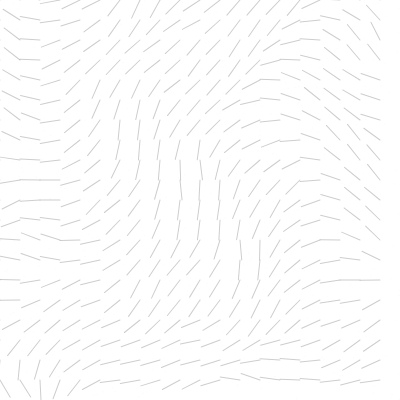
Frame 1 (no input)
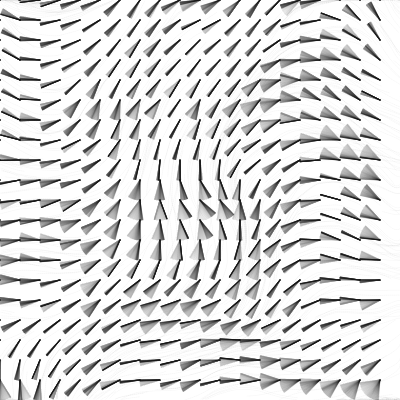
Frame 60 (no input)
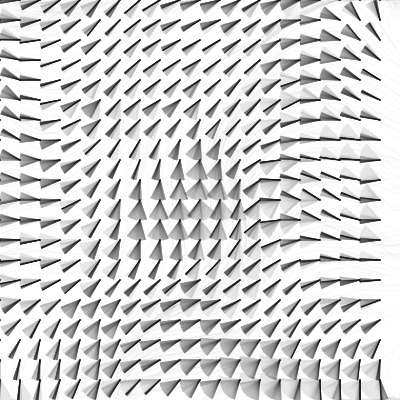
Frame 120 (the mouse pressed at the canvas centre since frame 60)

The p5.js sketch that drew these frames (run headless with seeded random() and noise() and a simulated clock; from frame 60 on, the mouse is pressed at the canvas centre):

// p5.js sketch
// ── sketch.js
"use strict";
//noise(xoff, yoff)
//每个小方块是一个vector，有方向
var inc = 0.1;
var scl = 20; //scale
var cols, rows;

var zoff = 0; //the time
var fr;

var particles = [];

var flowfield = [];

function setup() {
  createCanvas(400, 400);
  cols = floor(width / scl);
  rows = floor(height / scl); //floor得最近整数
  fr = createP(''); //createParagraoh

  flowfield = new Array(cols * rows);
  
  for (var i = 0 ; i < 400; i++) {
    particles[i] = new Particle();
  }
  background(255);
}

function draw() {
  background(255,5);
  // randomSeed(10);
  var yoff = 0;
  for (var y = 0; y < rows; y++) {
    var xoff = 0;
    for (var x = 0; x < cols; x++) {
      var index = (x + y * cols) ;
      var angle = noise(xoff, yoff, zoff) * TWO_PI;
      var v = p5.Vector.fromAngle(angle); //PI/2);
      
      //*** control the speed
      v.setMag(1);//不要太快
      
      
      flowfield[index] = v;
      
      //draw lines of vectors
      
      push();
      stroke(0,50);
      translate(x * scl, y * scl);
      rotate(v.heading());
      line(0, 0, scl, 0)
      pop();
      
      //test grids
      /*test grids
      //noStroke();
      fill(r);
      rect(x * scl, y * scl, scl, scl); // test: we should have a grid of rects
      */
      xoff += inc;
    }
    yoff += inc;

    zoff += 0.0003;
  }

  for (var i = 0; i < particles.length; i++) {
    particles[i].follow(flowfield);
    particles[i].update();
    particles[i].edges();
    particles[i].show();
    
  }
  fr.html(floor(frameRate()));
}
// ── particle.js
"use strict";

class Particle{
  
  constructor(){
    this.pos = createVector(random(width),random(height));
    this.vel = createVector(0,0);//p5.Vector.random2D();//createVector(0,0);
    this.acc = createVector(0,0);
    this.maxVel = 2;
    //it would skip pixels, so have prevPos
    this.prevPos = this.pos.copy();
  }
  
  update(){
    this.vel.add(this.acc);
    this.vel.limit(this.maxVel);
    this.pos.add(this.vel);
    this.acc.mult(0);
  }
  
  follow(vectors){ //vectors is an array of vectors
    var x = floor(this.pos.x / scl);
    var y = floor(this.pos.y / scl);
    var index = x + y * cols;
    var force = vectors[index];
    this.applyForce(force);
  }
  
  applyForce(force){
    this.acc.add(force);
  }
  
  show(){
    stroke(0,5);
    strokeWeight(1);
    //point(this.pos.x,this.pos.y);
    //draw a line from current to pre  pos, to solve skipping pixels
    line(this.pos.x, this.pos.y, this.prevPos.x, this.prevPos.y);
    this.updatePrev();
  }
  
  updatePrev(){
    this.prevPos.y = this.pos.y;
    this.prevPos.x = this.pos.x;
  }
  edges(){
    if(this.pos.x > width) {
      this.pos.x = 0; 
      this.updatePrev();
    }
    if(this.pos.x < 0) {
      this.pos.x = width;
      this.updatePrev();
    }
    if(this.pos.y > height) {
      this.pos.y = 0;
      this.updatePrev();
    }
    if(this.pos.y < 0) {
      this.pos.y = height;
      this.updatePrev();
    }
    this.pos.x = constrain(this.pos.x,0,width);
    this.pos.y = constrain(this.pos.y, 0, height);
  }
}
